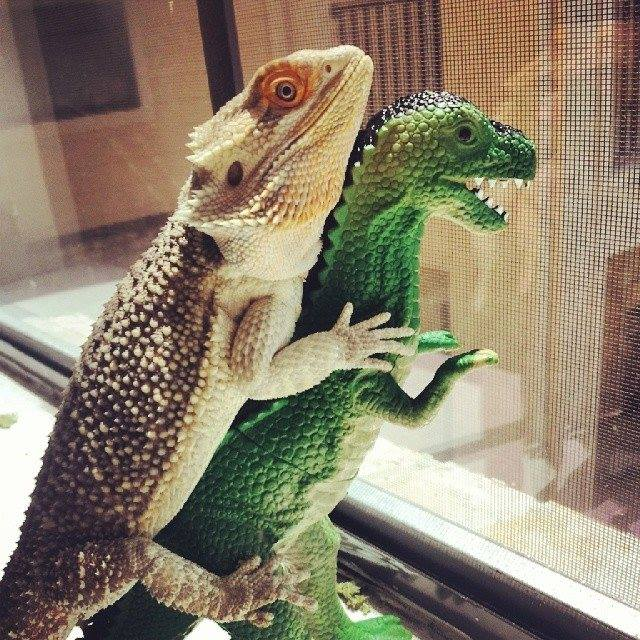
#> input picture lizzards.jpg, 640 x 640 px
$ jupyter execute --allow-errors img_processing_04.ipynb   (shell and % lines are left out)
#> lines starting #> are read from the running program, lines starting #| are printed output that depends on the picture
# read the image into 8x8 tiles

[cell 1]
import numpy as np
import matplotlib.pyplot as plt
from matplotlib.pyplot import imshow
import matplotlib.image as mpimg

im = mpimg.imread("lizzards.jpg")
#> im is the input picture: shape (640, 640, 3); mean R, G, B 138.3, 126.9, 106.5
gray = np.dot(im, [0.299, 0.587, 0.144])
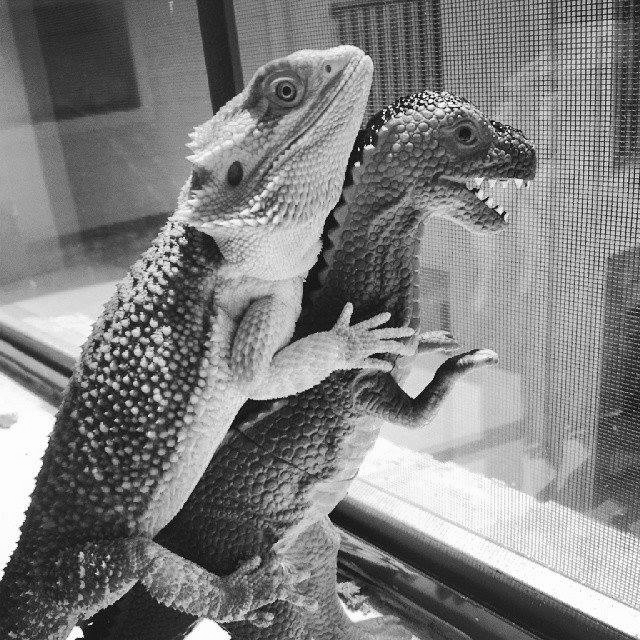
#> gray: shape (640, 640) float64; min 0, max 262.6, mean 131.2; drawn with min black and max white
plt.imshow(gray, cmap = plt.get_cmap('gray'))

height, width = gray.shape
#> height = 640; width = 640
eight = 80
tiles = {}

#> (the rest of this cell did not finish here and is left out)


$ run again, with 150110-173028.jpg copied over lizzards.jpg
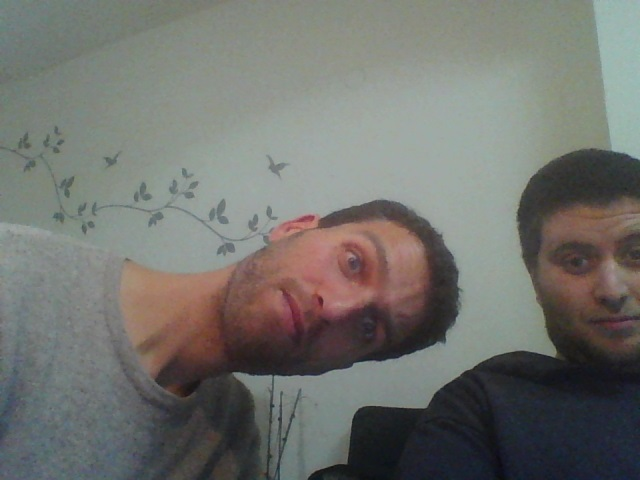
#> input picture 150110-173028.jpg, 640 x 480 px
#> im is the input picture: shape (480, 640, 3); mean R, G, B 113.5, 114.2, 109.8
#> `gray = np.dot(im, [0.299, 0.587, 0.144])`:
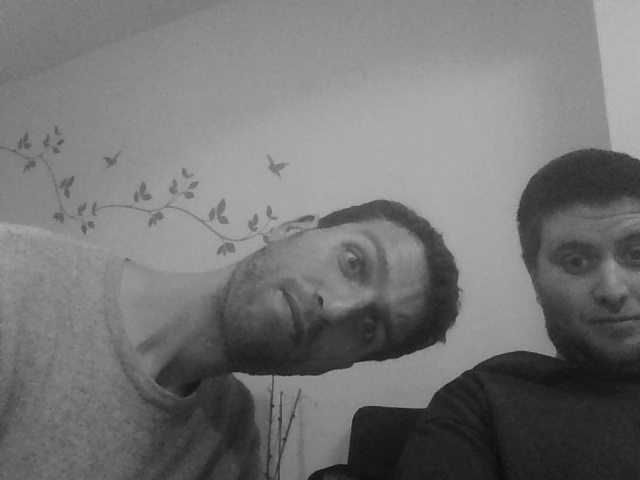
#> gray: shape (480, 640) float64; min 11.18, max 186.6, mean 116.8
